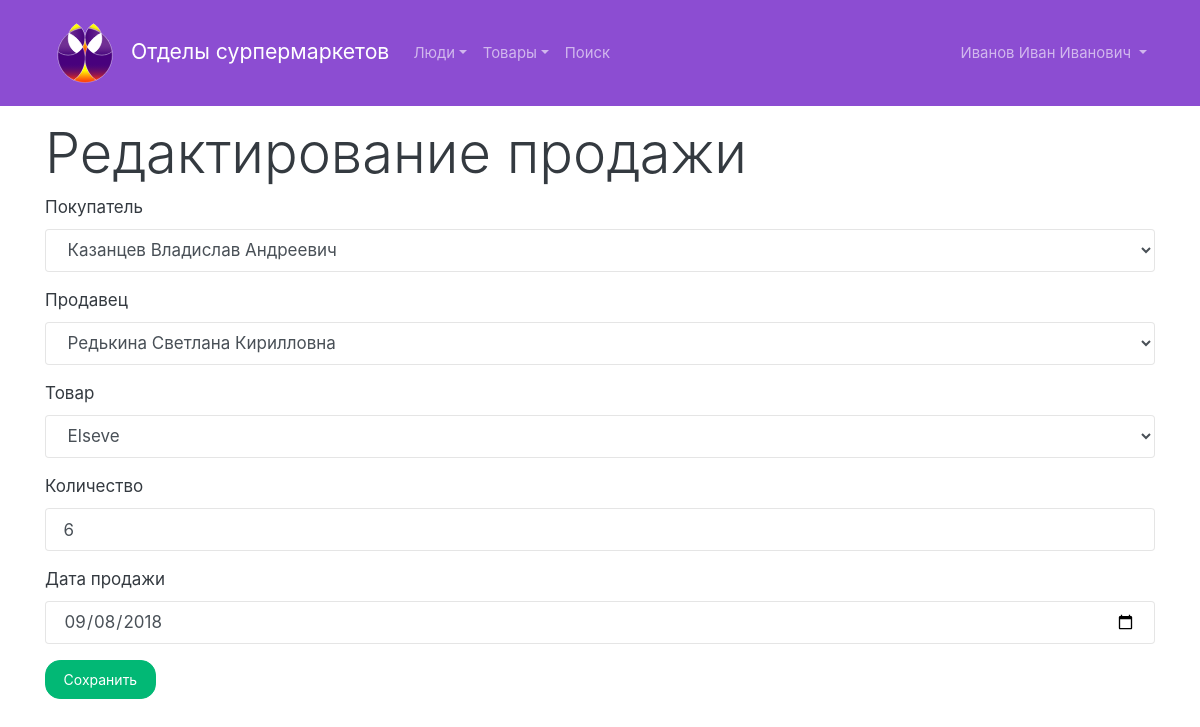
Page /edit-selling.php?id=1 (signed in) on the committed database.
### tables this page shows
CREATE TABLE "selling" (
	`selling_ID`	INTEGER PRIMARY KEY AUTOINCREMENT,
	`customer_ID`	INTEGER,
	`employee_ID`	INTEGER,
	`product ID`	INTEGER,
	`col`	INTEGER,
	`date selling`	TEXT NOT NULL,
	FOREIGN KEY(`customer_ID`) REFERENCES `coustomer`(`coustomer_ID`),
	FOREIGN KEY(`employee_ID`) REFERENCES `employees`(`employee_ID`),
	FOREIGN KEY(`product ID`) REFERENCES `products`(`product_ID`)
);

CREATE TABLE `coustomer` (
	`coustomer_ID`	INTEGER PRIMARY KEY AUTOINCREMENT,
	`surname`	TEXT NOT NULL,
	`name`	TEXT NOT NULL,
	`patronymic`	TEXT,
	`numb_card`	INTEGER NOT NULL,
	`date_of_birth`	TEXT NOT NULL,
	`address`	TEXT NOT NULL
);

CREATE TABLE "employees" (
	`employee_ID`	INTEGER PRIMARY KEY AUTOINCREMENT,
	`surname`	TEXT NOT NULL,
	`name`	TEXT NOT NULL,
	`patronymic`	TEXT,
	`post_ID`	INTEGER NOT NULL,
	`address`	INTEGER NOT NULL,
	`phone`	BLOB,
	`date_of_birth`	TEXT NOT NULL
);

CREATE TABLE "products" (
	`product_ID`	INTEGER PRIMARY KEY AUTOINCREMENT,
	`category`	INTEGER NOT NULL,
	`name`	TEXT NOT NULL,
	`price`	REAL NOT NULL,
	`provider`	INTEGER NOT NULL,
	FOREIGN KEY(`category`) REFERENCES `category`(`category_ID`),
	FOREIGN KEY(`provider`) REFERENCES `provider`(`provider_ID`)
);

### includes/sqlite.php (called while the page is built, shortened)
<?php
class DB
{
    private $db;
    public function __construct($dbfile = ':memory:')
    {
        $this->db = new SQLite3($dbfile);
        $this->db->createFunction('lower', 'lower');
    }
    public function exec(string $query): bool
    {
        $result = $this->db->exec($query);
        return $result;
    }
    public function query(string $query)
    {
        $result = $this->db->query($query);
        $array = array();
        while ($row = $result->fetchArray()) {
            $array[] = $row;
        }
        return $array;
    }
    public function select($table, $fields = '*', string $where = '1', $order = array(), int $limit = -1, int $offset = 0)
    {
        $_order = '';
        $countOrder = count($order);
        if ($countOrder > 0) {
            if ($countOrder == 1) {
                $_order .= '`' . $order[0] . '`';
            } else {
                $_order .= '`' . $order[0] . '` ' . $order[1];
            }
            $order = 'ORDER BY ' . $_order;
        } else {
            $order = '';
        }
        if ($limit >= 0) {
            $limit = 'LIMIT ' . $offset . ', ' . $limit;
        } else {
            $limit = '';
        }
        if (!is_array($table)) $table = array($table);
        $tables = '';
        $countTables = count($table);
        for($i = 0; $i < $countTables; $i++) {
            $tables .= '`' . $table[$i] . '`';;
        }
        $query = "SELECT $fields FROM $tables WHERE $where $order $limit;";
        $result = $this->query($query);
        return $result;
    }
    public function selectOne($table, $fields = '*', string $where = '1', $order = array(), int $offset = 0)
    {
        $result = $this->select($table, $fields, $where, $order, 1, $offset);
        return $result[0];
    }
}

### edit-selling.php (the view, shortened to what this page needs)
<?php
include "includes/header.php";
$db = new DB('db.db');
$id = (int)$_GET['id'];
$info = $db->selectOne('selling', '*', 'selling_ID=' . $id);
$info = $db->selectOne('selling', '*', 'selling_ID=' . $id);
$date = date_create($info['date selling']);
$info['date selling'] = date_format($date, 'Y-m-d');
$today = date('Y-m-d');
$customers = $db->select('coustomer');
$employees = $db->select('employees');
$products = $db->select('products');
?>
    <main class="container">
        <h2 class="display-4">Редактирование продажи</h2>
        <form action="" method="post">
            <div class="form-group">
                <label for="customer">Покупатель</label>
                <select name="customer" id="customer" class="form-control">
                    <?php foreach ($customers as $customer): ?>
                        <option value="<?= $customer['coustomer_ID']; ?>" <?php if ($customer['coustomer_ID'] == $info['customer_ID']): ?>selected<?php endif; ?>><?= $customer['surname'] . ' ' .$customer['name'] . ' ' . $customer['patronymic']; ?></option>
                    <?php endforeach; ?>
                </select>
            </div>
            <div class="form-group">
                <label for="employee">Продавец</label>
                <select name="employee" id="employee" class="form-control">
                    <?php foreach ($employees as $employee): ?>
                        <option value="<?= $employee['employee_ID']; ?>" <?php if ($employee['employee_ID'] == $info['employee_ID']): ?>selected<?php endif; ?>><?= $employee['surname'] . ' ' .$employee['name'] . ' ' . $employee['patronymic']; ?></option>
                    <?php endforeach; ?>
                </select>
            </div>
            <div class="form-group">
                <label for="product">Товар</label>
                <select name="product" id="product" class="form-control">
                    <?php foreach ($products as $product): ?>
                        <option value="<?= $product['product_ID']; ?>" <?php if ($product['product_ID'] == $info['product ID']): ?>selected<?php endif; ?>><?= $product['name']; ?></option>
                    <?php endforeach; ?>
                </select>
            </div>
            <div class="form-group">
                <label for="col">Количество</label>
                <input type="number" class="form-control" id="col" name="col"
                       value="<?= $info['col']; ?>" required step="1" min="1">
            </div>
            <div class="form-group">
                <label for="date">Дата продажи</label>
                <input type="date" class="form-control" id="date" name="date"
                       value="<?= $info['date selling']; ?>" required max="<?= $today; ?>">
            </div>
            <input type="submit" class="btn btn-success" value="Сохранить" name="form"/>
        </form>
    </main>
<?php
include "includes/footer.php";

### style.css (style rules this page uses)
.btn { margin-bottom: 10px; }
body { margin-top: 120px; }

### rows in the picture
selling: customer "Казанцев Владислав Андреевич", employee "Редькина Светлана Кирилловна", product "Elseve", col "6"

### other values in the picture
$_SESSION['name'] "Иванов Иван Иванович"
